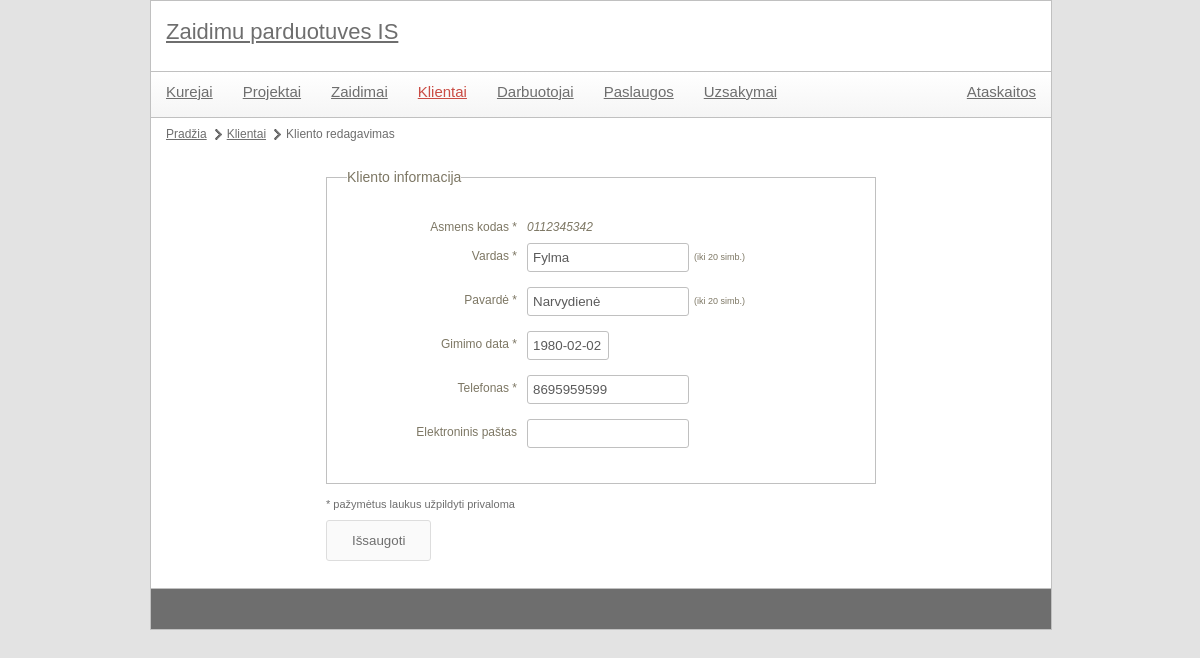
The page /index.php?module=customer&action=edit&id=0112345342 on the database its author committed.
### tables this page shows
CREATE TABLE `klientai` (
  `asmens_kodas` char(11) NOT NULL,
  `vardas` varchar(20) NOT NULL,
  `pavarde` varchar(20) NOT NULL,
  `gimimo_data` date NOT NULL,
  `telefonas` varchar(20) NOT NULL,
  `epastas` varchar(40) NOT NULL
);

### controls/customer_edit.php (called while the page is built, shortened)
<?php
include 'libraries/customers.class.php';
$customersObj = new customers();
$data = array();
$required = array('asmens_kodas', 'vardas', 'pavarde', 'gimimo_data', 'telefonas');
$maxLengths = array (
	'asmens_kodas' => 11,
	'vardas' => 20,
	'pavarde' => 20
);
if(!empty($_POST['submit'])) {
	include 'utils/validator.class.php';
	$validations = array (
		'asmens_kodas' => 'positivenumber',
		'vardas' => 'alfanum',
		'pavarde' => 'alfanum',
		'gimimo_data' => 'date',
		'telefonas' => 'phone',
		'epastas' => 'email'
	);
	$validator = new validator($validations, $required, $maxLengths);
	if($validator->validate($_POST)) {
		$dataPrepared = $validator->preparePostFieldsForSQL();
		$customersObj->updateCustomer($dataPrepared);
		header("Location: index.php?module={$module}&action=list");
		die();
	}
	else {
		$formErrors = $validator->getErrorHTML();
		$data = $_POST;
	}
} else {
	$data = $customersObj->getCustomer($id);
}
$data['editing'] = 1;
include 'templates/customer_form.tpl.php';
?>

### index.php (called while the page is built, shortened)
<?php
	include 'utils/mysql.class.php';
	if(isset($_GET['module'])) {
		$module = mysql::escape($_GET['module']);
	}
	if(isset($_GET['id'])) {
		$id = mysql::escape($_GET['id']);
	}
	include 'templates/main.tpl.php';
?>

### utils/mysql.class.php (called while the page is built, shortened)
<?php
class mysql {
    protected static $connection;
    public static function connect() {
		if(!isset(self::$connection)) {
            self::$connection = new mysqli(config::DB_SERVER, config::DB_USERNAME, config::DB_PASSWORD, config::DB_NAME);
        }
        return self::$connection;
    }
    public static function query($query) {
        $connection = mysql::connect();
        $result = $connection->query($query);
        return $result;
    }
    public static function select($query) {
        $rows = array();
        $result = mysql::query($query);
        while ($row = $result->fetch_assoc()) {
            $rows[] = $row;
        }
        return $rows;
    }
	public static function escape($field) {
		$connection =  mysql::connect();
		return mysqli_real_escape_string($connection, $field);
	}
}

### libraries/customers.class.php (called while the page is built, shortened)
<?php
class customers {
	private $klientai_lentele = '';
	public function __construct() {
		$this->klientai_lentele = config::DB_PREFIX . 'klientai';
	}
	public function getCustomer($id) {
		$query = "  SELECT *
					FROM `{$this->klientai_lentele}`
					WHERE `asmens_kodas`='{$id}'";
		$data = mysql::select($query);
		return $data[0];
	}
}

### templates/customer_form.tpl.php (the view, shortened to what this page needs)
<ul id="pagePath">
	<li><a href="index.php">Pradžia</a></li>
	<li><a href="index.php?module=<?php echo $module; ?>&action=list">Klientai</a></li>
	<li><?php if(!empty($id)) echo "Kliento redagavimas"; else echo "Naujas klientas"; ?></li>
</ul>
<div id="formContainer">
	<form action="" method="post">
		<fieldset>
			<legend>Kliento informacija</legend>
				<p>
					<label class="field" for="asmens_kodas">Asmens kodas<?php echo in_array('asmens_kodas', $required) ? '<span> *</span>' : ''; ?></label>
					<?php if(!isset($data['editing'])) { ?>
						<input type="text" id="asmens_kodas" name="asmens_kodas" class="textbox textbox-150" value="<?php echo isset($data['asmens_kodas']) ? $data['asmens_kodas'] : ''; ?>" />
						<?php if(key_exists('asmens_kodas', $maxLengths)) echo "<span class='max-len'>(iki {$maxLengths['asmens_kodas']} simb.)</span>"; ?>
					<?php } else { ?>
						<span class="input-value"><?php echo $data['asmens_kodas']; ?></span>
					<?php } ?>
				</p>
			<p>
				<label class="field" for="vardas">Vardas<?php echo in_array('vardas', $required) ? '<span> *</span>' : ''; ?></label>
				<input type="text" id="vardas" name="vardas" class="textbox textbox-150" value="<?php echo isset($data['vardas']) ? $data['vardas'] : ''; ?>" />
				<?php if(key_exists('vardas', $maxLengths)) echo "<span class='max-len'>(iki {$maxLengths['vardas']} simb.)</span>"; ?>
			</p>
			<p>
				<label class="field" for="pavarde">Pavardė<?php echo in_array('pavarde', $required) ? '<span> *</span>' : ''; ?></label>
				<input type="text" id="pavarde" name="pavarde" class="textbox textbox-150" value="<?php echo isset($data['pavarde']) ? $data['pavarde'] : ''; ?>" />
				<?php if(key_exists('pavarde', $maxLengths)) echo "<span class='max-len'>(iki {$maxLengths['pavarde']} simb.)</span>"; ?>
			</p>
			<p>
				<label class="field" for="gimimo_data">Gimimo data<?php echo in_array('gimimo_data', $required) ? '<span> *</span>' : ''; ?></label>
				<input type="text" id="gimimo_data" name="gimimo_data" class="textbox textbox-70 date" value="<?php echo isset($data['gimimo_data']) ? $data['gimimo_data'] : ''; ?>" />
			</p>
			<p>
				<label class="field" for="telefonas">Telefonas<?php echo in_array('telefonas', $required) ? '<span> *</span>' : ''; ?></label>
				<input type="text" id="telefonas" name="telefonas" class="textbox textbox-150" value="<?php echo isset($data['telefonas']) ? $data['telefonas'] : ''; ?>" />
			</p>
			<p>
				<label class="field" for="epastas">Elektroninis paštas<?php echo in_array('epastas', $required) ? '<span> *</span>' : ''; ?></label>
				<input type="text" id="epastas" name="epastas" class="textbox textbox-150" value="<?php echo isset($data['epastas']) ? $data['epastas'] : ''; ?>" />
			</p>
		</fieldset>
		<p class="required-note">* pažymėtus laukus užpildyti privaloma</p>
		<p>
			<input type="submit" class="submit button" name="submit" value="Išsaugoti">
		</p>
	</form>
</div>

### style/main.css (style rules this page uses)
body { color: #6e6e6e; font-family: Verdana, Geneva, sans-serif; font-size: 12px; background-color: #e3e3e3; width: 900px; margin: 0px auto; }
a { color: #6e6e6e; }
.button { background-color: #fafafa; border: 1px solid #ddd; padding: 12px 25px; display: block; text-decoration: none; color: #6e6e6e; border-radius: 3px; moz-border-radius: 3px; }
#contentMain #pagePath { margin: 10px 0px 10px 0px; display: block; float: left; }
#contentMain #pagePath li { float: left; display: block; margin-right: 5px; background: url(images/page-path-separator.png) center right no-repeat; padding-right: 15px; }
#contentMain #pagePath li:last-child { background: none; }
#formContainer { margin: 20px auto 17px auto; width: 550px; }
#formContainer span.input-value { display: block; margin-top: 7px; font-style: italic; }
#formContainer p.required-note { margin-bottom: 10px; font-size: 11px; }
fieldset { width: 528px; margin-bottom: 15px; border: 1px solid #c0c0c0; color: #7D7764; padding: 25px 0px 25px 20px; }
legend { font-size: 14px; }
label.field { text-align: right; width: 165px; float: left; margin-top: 7px; margin-right: 10px; }
input.textbox { color: #5b5b5b; height: 25px; padding-left: 5px; padding-right: 5px; border-radius: 3px; -moz-border-radius: 3px; border: 1px solid #c0c0c0; }
input.textbox-150 { width: 150px; float: left; margin-bottom: 10px; }
input.textbox-70 { width: 70px; float: left; margin-bottom: 10px; }
fieldset p { clear: both; padding: 5px; }
fieldset p span.max-len, fieldset p span.units { font-size: 9px; margin-left: 5px; line-height: 28px; }

### rows shown on the page
klientai: asmens_kodas "0112345342", vardas "Fylma", pavarde "Narvydienė", gimimo_data "1980-02-02", telefonas "8695959599"

### other values the page prints
$maxLengths['vardas'] "20"
$maxLengths['pavarde'] "20"
